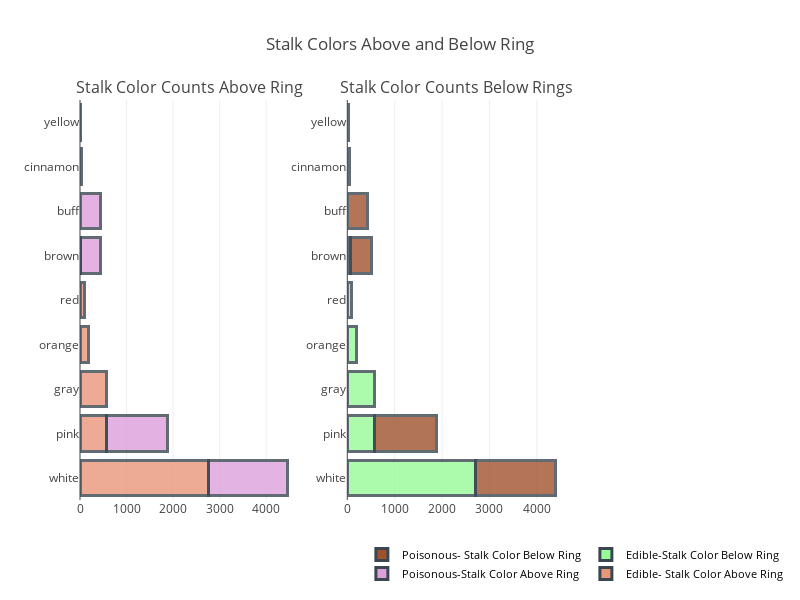

Notebook source saved alongside this figure:
### Markdown cell above
And following bar chart shows number of stalk colors above and below ring. Same as the cap color, mushrooms which have buff, cinnamon,yellow or brown stalk color above or below ring are poisonous.

### Code cell
value1=stalk_color_above_ring_edible["stalk-color-above-ring"].values
label1=stalk_color_above_ring_edible.index
value2=stalk_color_above_ring_poisonous["stalk-color-above-ring"].values
label2=stalk_color_above_ring_poisonous.index
value3=stalk_color_below_ring_edible["stalk-color-below-ring"].values
label3=stalk_color_below_ring_edible.index
value4=stalk_color_below_ring_poisonous["stalk-color-below-ring"].values
label4=stalk_color_below_ring_poisonous.index

trace1=go.Bar(
      x = value1,
      y =label1 ,
      name='Edible- Stalk Color Above Ring',
    orientation = 'h',
    marker = dict(
        color = "darksalmon",
        line = dict(
            color = 'rgba(58, 71, 80, 1.0)',
            width = 3),
        opacity=0.8,
    ))
    
trace2=go.Bar(
     x = value2 ,
     y = label2,
      name='Poisonous-Stalk Color Above Ring',
    orientation = 'h',
    marker = dict(
        color = "plum",
        line = dict(
            color = 'rgba(58, 71, 80, 1.0)',
            width = 3), opacity=0.8))
    
trace3=go.Bar(
     x = value3,
     y = label3,
            name='Edible-Stalk Color Below Ring',
    orientation = 'h',
    marker = dict(
        color = "palegreen",
        line = dict(
            color = 'rgba(58, 71, 80, 1.0)',
            width = 3), opacity=0.8))
   
trace4=go.Bar(
      x =value4 ,
      y =label4 ,
             name='Poisonous- Stalk Color Below Ring',
    orientation = 'h',
    marker = dict(
        color = "sienna",
        line = dict(
            color = 'rgba(58, 71, 80, 1.0)',
            width = 3), opacity=0.8))
   

fig= tools.make_subplots(rows=1, cols=2,subplot_titles=('Stalk Color Counts Above Ring','Stalk Color Counts Below Rings'))

fig.append_trace(trace1, 1, 1)
fig.append_trace(trace2, 1, 1)
fig.append_trace(trace3, 1, 2)
fig.append_trace(trace4, 1, 2)

fig['layout'].update(showlegend=True,height=600, width=800, barmode='stack',legend=dict(x=.58, y=-0.1,orientation="h",font=dict(size=11,color='#000')),
                     title='Stalk Colors Above and Below Ring')
iplot(fig)

### Figure 1 — Plotly figure (JSON) as saved in the notebook; plotly's stock layout.template omitted (floating-point values rounded to 4 significant figures)
{"data": [{"marker": {"color": "darksalmon", "line": {"color": "rgba(58, 71, 80, 1.0)", "width": 3}, "opacity": 0.8}, "name": "Edible- Stalk Color Above Ring", "orientation": "h", "type": "bar", "uid": "7649b4c0-3d6b-4503-b926-bb0d9dba299d", "x": [2752, 576, 576, 192, 96, 16], "xaxis": "x", "y": ["white", "pink", "gray", "orange", "red", "brown"], "yaxis": "y"}, {"marker": {"color": "plum", "line": {"color": "rgba(58, 71, 80, 1.0)", "width": 3}, "opacity": 0.8}, "name": "Poisonous-Stalk Color Above Ring", "orientation": "h", "type": "bar", "uid": "92a81ec4-0f0c-4003-a3e7-77bec2b7c661", "x": [1712, 1296, 432, 432, 36, 8], "xaxis": "x", "y": ["white", "pink", "buff", "brown", "cinnamon", "yellow"], "yaxis": "y"}, {"marker": {"color": "palegreen", "line": {"color": "rgba(58, 71, 80, 1.0)", "width": 3}, "opacity": 0.8}, "name": "Edible-Stalk Color Below Ring", "orientation": "h", "type": "bar", "uid": "beaba788-97c9-4b65-978a-e05e79e0ebc9", "x": [2704, 576, 576, 192, 96, 64], "xaxis": "x2", "y": ["white", "pink", "gray", "orange", "red", "brown"], "yaxis": "y2"}, {"marker": {"color": "sienna", "line": {"color": "rgba(58, 71, 80, 1.0)", "width": 3}, "opacity": 0.8}, "name": "Poisonous- Stalk Color Below Ring", "orientation": "h", "type": "bar", "uid": "b9cd37fb-cd42-4f8e-a6ea-24d39ae71634", "x": [1680, 1296, 448, 432, 36, 24], "xaxis": "x2", "y": ["white", "pink", "brown", "buff", "cinnamon", "yellow"], "yaxis": "y2"}], "layout": {"annotations": [{"font": {"size": 16}, "showarrow": false, "text": "Stalk Color Counts Above Ring", "x": 0.225, "xanchor": "center", "xref": "paper", "y": 1.0, "yanchor": "bottom", "yref": "paper"}, {"font": {"size": 16}, "showarrow": false, "text": "Stalk Color Counts Below Rings", "x": 0.775, "xanchor": "center", "xref": "paper", "y": 1.0, "yanchor": "bottom", "yref": "paper"}], "barmode": "stack", "height": 600, "legend": {"font": {"color": "#000", "size": 11}, "orientation": "h", "x": 0.58, "y": -0.1}, "showlegend": true, "title": {"text": "Stalk Colors Above and Below Ring"}, "width": 800, "xaxis": {"anchor": "y", "domain": [0.0, 0.45]}, "xaxis2": {"anchor": "y2", "domain": [0.55, 1.0]}, "yaxis": {"anchor": "x", "domain": [0.0, 1.0]}, "yaxis2": {"anchor": "x2", "domain": [0.0, 1.0]}}}
